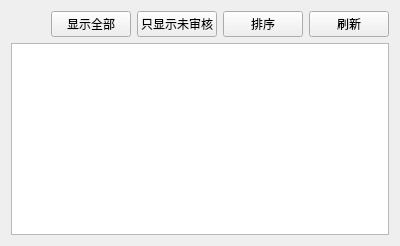
                <widget class="QWidget" name="tab_22">
                 <attribute name="title">
                  <string>国家励志奖学金</string>
                 </attribute>
                 <layout class="QVBoxLayout" name="verticalLayout_10">
                  <item>
                   <layout class="QHBoxLayout" name="horizontalLayout_13">
                    <item>
                     <spacer name="horizontalSpacer_11">
                      <property name="orientation">
                       <enum>Qt::Horizontal</enum>
                      </property>
                      <property name="sizeHint" stdset="0">
                       <size>
                        <width>40</width>
                        <height>20</height>
                       </size>
                      </property>
                     </spacer>
                    </item>
                    <item>
                     <widget class="QPushButton" name="button_guo1_all_4">
                      <property name="text">
                       <string>显示全部</string>
                      </property>
                     </widget>
                    </item>
                    <item>
                     <widget class="QPushButton" name="button_guo1_need_4">
                      <property name="text">
                       <string>只显示未审核</string>
                      </property>
                     </widget>
                    </item>
                    <item>
                     <widget class="QPushButton" name="button_guo1_sc_4">
                      <property name="text">
                       <string>排序</string>
                      </property>
                     </widget>
                    </item>
                    <item>
                     <widget class="QPushButton" name="button_guo2_refresh">
                      <property name="text">
                       <string>刷新</string>
                      </property>
                     </widget>
                    </item>
                   </layout>
                  </item>
                  <item>
                   <widget class="QTableWidget" name="table_guo2"/>
                  </item>
                 </layout>
                </widget>
